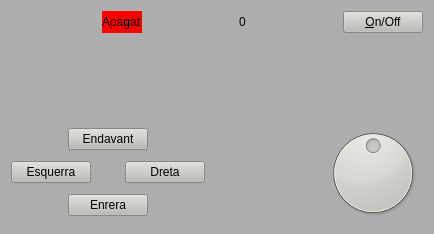
<?xml version="1.0" encoding="UTF-8"?>
<ui version="4.0">
 <class>MyForm</class>
 <widget class="QWidget" name="MyForm">
  <property name="geometry">
   <rect>
    <x>0</x>
    <y>0</y>
    <width>434</width>
    <height>234</height>
   </rect>
  </property>
  <property name="windowTitle">
   <string>Robot</string>
  </property>
  <property name="styleSheet">
   <string notr="true">background-color: rgb(174, 174, 174);</string>
  </property>
  <layout class="QVBoxLayout" name="verticalLayout">
   <item>
    <layout class="QHBoxLayout" name="horizontalLayout">
     <item>
      <spacer name="horizontalSpacer_9">
       <property name="orientation">
        <enum>Qt::Horizontal</enum>
       </property>
       <property name="sizeHint" stdset="0">
        <size>
         <width>40</width>
         <height>20</height>
        </size>
       </property>
      </spacer>
     </item>
     <item>
      <widget class="MyLabel" name="Estat">
       <property name="styleSheet">
        <string notr="true">background-color:  red;</string>
       </property>
       <property name="text">
        <string>Apagat</string>
       </property>
      </widget>
     </item>
     <item>
      <spacer name="horizontalSpacer_10">
       <property name="orientation">
        <enum>Qt::Horizontal</enum>
       </property>
       <property name="sizeHint" stdset="0">
        <size>
         <width>40</width>
         <height>20</height>
        </size>
       </property>
      </spacer>
     </item>
     <item>
      <widget class="MyLabel" name="Control">
       <property name="styleSheet">
        <string notr="true"/>
       </property>
       <property name="text">
        <string>0</string>
       </property>
      </widget>
     </item>
     <item>
      <spacer name="horizontalSpacer_8">
       <property name="orientation">
        <enum>Qt::Horizontal</enum>
       </property>
       <property name="sizeHint" stdset="0">
        <size>
         <width>40</width>
         <height>20</height>
        </size>
       </property>
      </spacer>
     </item>
     <item>
      <widget class="QPushButton" name="Onoff_button">
       <property name="styleSheet">
        <string notr="true">background-color: rgb(186, 189, 182);</string>
       </property>
       <property name="text">
        <string>&amp;On/Off</string>
       </property>
      </widget>
     </item>
    </layout>
   </item>
   <item>
    <spacer name="verticalSpacer">
     <property name="orientation">
      <enum>Qt::Vertical</enum>
     </property>
     <property name="sizeHint" stdset="0">
      <size>
       <width>20</width>
       <height>72</height>
      </size>
     </property>
    </spacer>
   </item>
   <item>
    <layout class="QHBoxLayout" name="Moviments">
     <item>
      <layout class="QVBoxLayout" name="Direccions">
       <item>
        <layout class="QHBoxLayout" name="Fila_up">
         <item>
          <spacer name="horizontalSpacer_2">
           <property name="orientation">
            <enum>Qt::Horizontal</enum>
           </property>
           <property name="sizeHint" stdset="0">
            <size>
             <width>40</width>
             <height>20</height>
            </size>
           </property>
          </spacer>
         </item>
         <item>
          <widget class="QPushButton" name="Up_button">
           <property name="styleSheet">
            <string notr="true">background-color: rgb(186, 189, 182);</string>
           </property>
           <property name="text">
            <string>Endavant</string>
           </property>
          </widget>
         </item>
         <item>
          <spacer name="horizontalSpacer_4">
           <property name="orientation">
            <enum>Qt::Horizontal</enum>
           </property>
           <property name="sizeHint" stdset="0">
            <size>
             <width>40</width>
             <height>20</height>
            </size>
           </property>
          </spacer>
         </item>
        </layout>
       </item>
       <item>
        <layout class="QHBoxLayout" name="Fila_costats">
         <item>
          <widget class="QPushButton" name="Left_button">
           <property name="styleSheet">
            <string notr="true">background-color: rgb(186, 189, 182);</string>
           </property>
           <property name="text">
            <string>Esquerra</string>
           </property>
          </widget>
         </item>
         <item>
          <spacer name="horizontalSpacer">
           <property name="orientation">
            <enum>Qt::Horizontal</enum>
           </property>
           <property name="sizeHint" stdset="0">
            <size>
             <width>28</width>
             <height>20</height>
            </size>
           </property>
          </spacer>
         </item>
         <item>
          <widget class="QPushButton" name="Right_button">
           <property name="styleSheet">
            <string notr="true">background-color: rgb(186, 189, 182);</string>
           </property>
           <property name="text">
            <string>Dreta</string>
           </property>
          </widget>
         </item>
        </layout>
       </item>
       <item>
        <layout class="QHBoxLayout" name="Fila_down">
         <item>
          <spacer name="horizontalSpacer_3">
           <property name="orientation">
            <enum>Qt::Horizontal</enum>
           </property>
           <property name="sizeHint" stdset="0">
            <size>
             <width>40</width>
             <height>20</height>
            </size>
           </property>
          </spacer>
         </item>
         <item>
          <widget class="QPushButton" name="Down_button">
           <property name="styleSheet">
            <string notr="true">background-color: rgb(186, 189, 182);</string>
           </property>
           <property name="text">
            <string>Enrera</string>
           </property>
          </widget>
         </item>
         <item>
          <spacer name="horizontalSpacer_5">
           <property name="orientation">
            <enum>Qt::Horizontal</enum>
           </property>
           <property name="sizeHint" stdset="0">
            <size>
             <width>40</width>
             <height>20</height>
            </size>
           </property>
          </spacer>
         </item>
        </layout>
       </item>
      </layout>
     </item>
     <item>
      <spacer name="horizontalSpacer_6">
       <property name="orientation">
        <enum>Qt::Horizontal</enum>
       </property>
       <property name="sizeHint" stdset="0">
        <size>
         <width>40</width>
         <height>20</height>
        </size>
       </property>
      </spacer>
     </item>
     <item>
      <widget class="QDial" name="Gir">
       <property name="styleSheet">
        <string notr="true">background-color: rgb(211, 215, 207);</string>
       </property>
       <property name="maximum">
        <number>359</number>
       </property>
       <property name="value">
        <number>180</number>
       </property>
       <property name="sliderPosition">
        <number>180</number>
       </property>
       <property name="orientation">
        <enum>Qt::Horizontal</enum>
       </property>
      </widget>
     </item>
    </layout>
   </item>
  </layout>
 </widget>
 <customwidgets>
  <customwidget>
   <class>MyLabel</class>
   <extends>QLabel</extends>
   <header location="global">MyLabel.h</header>
   <slots>
    <signal>enviaCont(int)</signal>
    <slot>move_left()</slot>
    <slot>gir()</slot>
    <slot>move_front()</slot>
    <slot>move_right()</slot>
    <slot>move_back()</slot>
    <slot>on_off()</slot>
    <slot>conta()</slot>
   </slots>
  </customwidget>
 </customwidgets>
 <resources/>
 <connections>
  <connection>
   <sender>Left_button</sender>
   <signal>clicked()</signal>
   <receiver>Estat</receiver>
   <slot>move_left()</slot>
   <hints>
    <hint type="sourcelabel">
     <x>44</x>
     <y>170</y>
    </hint>
    <hint type="destinationlabel">
     <x>101</x>
     <y>18</y>
    </hint>
   </hints>
  </connection>
  <connection>
   <sender>Up_button</sender>
   <signal>clicked()</signal>
   <receiver>Estat</receiver>
   <slot>move_front()</slot>
   <hints>
    <hint type="sourcelabel">
     <x>80</x>
     <y>131</y>
    </hint>
    <hint type="destinationlabel">
     <x>133</x>
     <y>34</y>
    </hint>
   </hints>
  </connection>
  <connection>
   <sender>Down_button</sender>
   <signal>clicked()</signal>
   <receiver>Estat</receiver>
   <slot>move_back()</slot>
   <hints>
    <hint type="sourcelabel">
     <x>108</x>
     <y>200</y>
    </hint>
    <hint type="destinationlabel">
     <x>108</x>
     <y>28</y>
    </hint>
   </hints>
  </connection>
  <connection>
   <sender>Right_button</sender>
   <signal>clicked()</signal>
   <receiver>Estat</receiver>
   <slot>move_right()</slot>
   <hints>
    <hint type="sourcelabel">
     <x>158</x>
     <y>175</y>
    </hint>
    <hint type="destinationlabel">
     <x>133</x>
     <y>34</y>
    </hint>
   </hints>
  </connection>
  <connection>
   <sender>Gir</sender>
   <signal>sliderPressed()</signal>
   <receiver>Estat</receiver>
   <slot>gir()</slot>
   <hints>
    <hint type="sourcelabel">
     <x>351</x>
     <y>142</y>
    </hint>
    <hint type="destinationlabel">
     <x>133</x>
     <y>34</y>
    </hint>
   </hints>
  </connection>
  <connection>
   <sender>Onoff_button</sender>
   <signal>clicked()</signal>
   <receiver>Estat</receiver>
   <slot>on_off()</slot>
   <hints>
    <hint type="sourcelabel">
     <x>345</x>
     <y>13</y>
    </hint>
    <hint type="destinationlabel">
     <x>133</x>
     <y>34</y>
    </hint>
   </hints>
  </connection>
  <connection>
   <sender>Estat</sender>
   <signal>enviaCont(int)</signal>
   <receiver>Control</receiver>
   <slot>setNum(int)</slot>
   <hints>
    <hint type="sourcelabel">
     <x>125</x>
     <y>18</y>
    </hint>
    <hint type="destinationlabel">
     <x>247</x>
     <y>24</y>
    </hint>
   </hints>
  </connection>
 </connections>
</ui>
